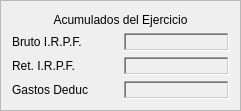
  <widget class="QFrame" name="frame_7">
   <property name="geometry">
    <rect>
     <x>500</x>
     <y>680</y>
     <width>241</width>
     <height>111</height>
    </rect>
   </property>
   <property name="frameShape">
    <enum>QFrame::StyledPanel</enum>
   </property>
   <property name="frameShadow">
    <enum>QFrame::Sunken</enum>
   </property>
   <layout class="QHBoxLayout" name="horizontalLayout_14">
    <item>
     <layout class="QVBoxLayout" name="verticalLayout_2">
      <item>
       <layout class="QHBoxLayout" name="horizontalLayout_5">
        <item>
         <widget class="QLabel" name="label_41">
          <property name="text">
           <string>Acumulados del Ejercicio</string>
          </property>
          <property name="alignment">
           <set>Qt::AlignCenter</set>
          </property>
         </widget>
        </item>
       </layout>
      </item>
      <item>
       <layout class="QHBoxLayout" name="horizontalLayout_9">
        <item>
         <widget class="QLabel" name="label_42">
          <property name="text">
           <string>Bruto I.R.P.F.</string>
          </property>
         </widget>
        </item>
        <item>
         <widget class="QLabel" name="lblSumaSalarioBruto">
          <property name="styleSheet">
           <string notr="true">color:rgb(0,0,255)</string>
          </property>
          <property name="frameShape">
           <enum>QFrame::WinPanel</enum>
          </property>
          <property name="frameShadow">
           <enum>QFrame::Sunken</enum>
          </property>
          <property name="text">
           <string/>
          </property>
          <property name="alignment">
           <set>Qt::AlignRight|Qt::AlignTrailing|Qt::AlignVCenter</set>
          </property>
         </widget>
        </item>
       </layout>
      </item>
      <item>
       <layout class="QHBoxLayout" name="horizontalLayout_15">
        <item>
         <widget class="QLabel" name="label_43">
          <property name="text">
           <string>Ret. I.R.P.F.</string>
          </property>
         </widget>
        </item>
        <item>
         <widget class="QLabel" name="lblSumaIrpf">
          <property name="styleSheet">
           <string notr="true">color:rgb(0,0,255)</string>
          </property>
          <property name="frameShape">
           <enum>QFrame::WinPanel</enum>
          </property>
          <property name="frameShadow">
           <enum>QFrame::Sunken</enum>
          </property>
          <property name="text">
           <string/>
          </property>
          <property name="alignment">
           <set>Qt::AlignRight|Qt::AlignTrailing|Qt::AlignVCenter</set>
          </property>
         </widget>
        </item>
       </layout>
      </item>
      <item>
       <layout class="QHBoxLayout" name="horizontalLayout_16">
        <item>
         <widget class="QLabel" name="label_44">
          <property name="text">
           <string>Gastos Deduc</string>
          </property>
         </widget>
        </item>
        <item>
         <widget class="QLabel" name="lblSumaGastosDeducibles">
          <property name="styleSheet">
           <string notr="true">color:rgb(0,0,255)</string>
          </property>
          <property name="frameShape">
           <enum>QFrame::WinPanel</enum>
          </property>
          <property name="frameShadow">
           <enum>QFrame::Sunken</enum>
          </property>
          <property name="text">
           <string/>
          </property>
          <property name="alignment">
           <set>Qt::AlignRight|Qt::AlignTrailing|Qt::AlignVCenter</set>
          </property>
         </widget>
        </item>
       </layout>
      </item>
     </layout>
    </item>
   </layout>
  </widget>
